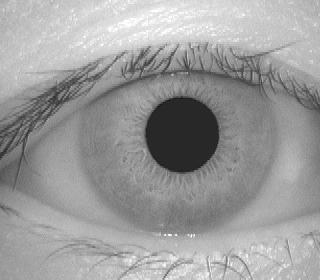
#> input picture 001_1_1.jpg, 320 x 280 px
$ python Last_Compile.py   (older library calls are emulated)
#> lines starting #> are read from the running program, lines starting #| are printed output that depends on the picture; pictures that were not available may be replaced by others from this repository, and a replacement may not be noted
import numpy as np
import cv2
import os
import math
from scipy import interpolate
from matplotlib import pyplot as plt

#______________________________________________________________________________
im1 = cv2.imread("001_1_1.jpg")
#> im1 is the input picture: shape (280, 320, 3); min 19, max 255, mean 155.9
im2 = cv2.imread("001_1_2.jpg")
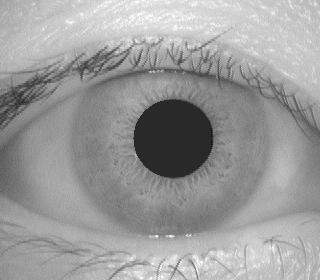
#> input picture 001_1_2.jpg, 320 x 280 px
#> im2 is the input picture: shape (280, 320, 3); min 12, max 255, mean 155
#______________________________________________________________________________

"""
Loading Images from folder
"""

def load_images(folder):
    images = []
    for filename in os.listdir(folder):
        img = cv2.imread(os.path.join(folder,filename))
        if img is not None:
            images.append(img)
    #print ("Number of photos in the folder: ")
    #print (len(images))
    return images

#______________________________________________________________________________

"""
Processing
"""

def processing(image):
    c_image = image.copy()
    image = cv2.cvtColor(image,cv2.COLOR_BGR2GRAY)
    result = image.copy()
    image = cv2.medianBlur(image,19)
    circles = cv2.HoughCircles(image,cv2.HOUGH_GRADIENT,1.4,10,param1=50,param2=120,minRadius=0,maxRadius=0)
    height=20
    width=240
    r=0
    mask = np.zeros((height,width),np.uint8)
    if circles is not None:
        for i in circles[0,:]:
            cv2.circle(c_image,(i[0],i[1]),i[2],(0,255,0),2)
            cv2.circle(c_image,(i[0],i[1]),int(i[2]+(2400/i[2])),(0,255,0),2)
            cv2.circle(mask,(i[0],i[1]),i[2],(255,255,255),thickness=0)
            r=i[2]

            pupil_X=i[0]
            pupil_Y=i[1]
            pupil_R=i[2]

            iris_X=i[0]
            iris_Y=i[1]
            iris_R=i[2]+(2400/i[2])

    plt.title("Iris Detection")
    plt.imshow(c_image,cmap='gray')
    plt.show()

    angledivisions=239
    radiuspixels=22

    r=range(0,(radiuspixels-1),1)
    theta=np.linspace(0,360,num=240)
    theta=list(theta)

    ox=float(pupil_X-iris_X)
    oy=float(pupil_Y-iris_Y)

    if ox<=0:
        sgn=-1
    elif ox>0:
        sgn=1

    if ox==0 and oy>0:
        sgn=1
    ap=np.ones([1,240])
    ap=list(ap[0])
    a=[i* ((ox**2)+(oy**2)) for i in ap]
    if ox==0:
        phi=90
    else:
        phi=math.degrees(math.atan(float(oy/ox)))
    b=[(math.cos(math.pi-math.radians(phi)-math.radians(i))) for i in theta]


    term1=[(math.sqrt(i)*j) for i,j in zip(a,b)]
    term2=[i*(j**2) for i,j in zip(a,b)]
    term3=[i-(iris_R**2) for i in a]

    rk=[i + math.sqrt(j-k) for i,j,k in zip(term1,term2,term3)]

    r=[i-pupil_R for i in rk]
    r=np.asmatrix(r)

    term1=np.ones([1,radiuspixels])
    term1=np.asmatrix(term1)
    term1=term1.transpose()

    rmat2=np.matmul(term1,r)


    term1=np.ones(((angledivisions+1),1))
    term1=np.asmatrix(term1)
    term2= np.linspace(0,1,(radiuspixels))
    term2=np.asmatrix(term2)
    term3=np.matmul(term1,term2)
    term3=np.asmatrix(term3)
    term3=term3.transpose()

    rmat3=np.multiply(rmat2,term3)
    rmat4=rmat3+pupil_R

    rmat=rmat4[1:radiuspixels-1]


    term1=np.ones(((radiuspixels-2),1))
    term2=[math.cos(math.radians(i)) for i in theta]
    term2=np.asmatrix(term2)

    term3=[math.sin(math.radians(i)) for i in theta]
    term3=np.asmatrix(term3)

    xcosmat=np.matmul(term1,term2)
    xsinmat=np.matmul(term1,term3)

    xot=np.multiply(rmat,xcosmat)
    yot=np.multiply(rmat,xsinmat)

    xo=pupil_X+xot
    yo=pupil_Y-yot


    xt=np.linspace(0,c_image.shape[0]-1,c_image.shape[0])
    yt=np.linspace(0,c_image.shape[1]-1,c_image.shape[1])
    x,y=np.meshgrid(xt,yt)

    ip=interpolate.RectBivariateSpline(xt,yt,result)
    polar_array=ip.ev(yo,xo)
    #polar_array = np.asarray(polar_array,dtype=np.uint8)
    plt.title("Normalised")
    plt.imshow(polar_array,cmap='gray')
    plt.show()
    return polar_array

#______________________________________________________________________________
#p1 = processing(im1)
#p2 = processing(im2)
#______________________________________________________________________________
"""
Template Generation
"""
def temp_gen(polar_array ):
    kernel = cv2.getGaborKernel((240, 20), 0.05, 20, 18, 1, 0, cv2.CV_64F)
    h, w = kernel.shape[:2]
    g_kernel = cv2.resize(kernel, (240, 20), interpolation=cv2.INTER_CUBIC)
    g_kernel_freq=np.fft.fft2(g_kernel)

    freq_image=np.fft.fft2(polar_array)

    mul_image=np.multiply(g_kernel_freq,freq_image)

    inv_image=np.fft.ifft2(mul_image)


    inv_image_ravel=inv_image.ravel()

    pre_template=[];
    for i in inv_image_ravel:
        real_part=np.real(i)
        imaginary_part=np.imag(i)

        if((real_part>=0) and (imaginary_part>=0)):
            pre_template.append('11')
        elif ((real_part>=0) and (imaginary_part<0)):
            pre_template.append('10')
        elif ((real_part<0) and (imaginary_part<0)):
            pre_template.append('00')
        elif ((real_part<0) and (imaginary_part>=0)):
            pre_template.append('01')

    Template=''.join(pre_template)
    Template=list(Template)
    Template=np.asarray(Template)
    Template=np.reshape(Template,[20,480])
    Template=Template.astype(int)

    return Template
#______________________________________________________________________________
#en_Template = temp_gen(p1)
#qu_Template = temp_gen(p2)
#______________________________________________________________________________
"""
Mask Generation
"""

def mask_gen(polar_array):
    polar_array = np.asarray(polar_array,dtype=np.uint8)
    #clahe = cv2.createCLAHE(clipLimit=50.0, tileGridSize=(2,2))
    #cl1 = clahe.apply(polar_array)
    ad_th = cv2.adaptiveThreshold(polar_array,255,cv2.ADAPTIVE_THRESH_GAUSSIAN_C,cv2.THRESH_BINARY,11,17)

    _,ot = cv2.threshold(polar_array,100,255,cv2.THRESH_BINARY+cv2.THRESH_OTSU)
    #ad_th = cv2.medianBlur(ad_th,1)
    #plt.imshow(cl1,cmap="gray")
    a = cv2.bitwise_and(ad_th,polar_array, mask = None)
    plt.title("Iris pixels")
    plt.imshow(a,cmap="gray")
    plt.show()
    a = a>0
    a_ravel = a.ravel()
    pre_a=[]
    for i in a_ravel:
        if i==True:
            pre_a.append('11')
        else:
            pre_a.append('00')
    new_a = ''.join(pre_a)
    new_a = list(new_a)
    new_a = np.asarray(new_a)
    new_a = np.reshape(new_a,[20,480]) #Same as the normalised image
    new_a=new_a.astype(int)
    return new_a
#______________________________________________________________________________
#en_Mask = mask_gen(p1)
#qu_Mask = mask_gen(p2)
#______________________________________________________________________________
"""
Score Calculation
"""
def CalculateScore3(en_Template,en_Mask,qu_Template,qu_Mask):
    Num1=np.bitwise_xor(en_Template,qu_Template)
    Num2=np.bitwise_and(Num1,en_Mask)
    Num3=np.bitwise_and(Num2,qu_Mask)
    Numerator=np.count_nonzero(Num3)

    Den1=np.bitwise_and(en_Mask,qu_Mask)
    Denomenator=np.count_nonzero(Den1)

    mask_scor=float(Numerator)/float(Denomenator)

    return mask_scor
#______________________________________________________________________________
#result = CalculateScore3(en_Template,en_Mask,qu_Template,qu_Mask)
#print (result)
#______________________________________________________________________________
"""
Generating tuples of images
"""


def make_tuple():
    images_a = load_images(folder = 'C:/Users/Tewari\'s/Documents/Database/a')
#> images_a = 1 item
    images_b = load_images(folder = 'C:/Users/Tewari\'s/Documents/Database/b')
#> images_b = 1 item
    zipp = zip(images_a,images_b)
    zipp = list(zipp)
#> zipp = 1 item
    return zipp
#______________________________________________________________________________

def main(zipp):
    total = 0
#> total = 0
    im_count = 0
    for tup in zipp:
        im1,im2 = tup
        c = int(input("Press 1 to process: "))
        if c == 1:
            p1 = processing(im1)
            p2 = processing(im2)
        else: break
        d = int(input("Press 1 to check score: "))
        if d==1:
            en_Template = temp_gen(p1)
            qu_Template = temp_gen(p2)
            en_Mask = mask_gen(p1)
            qu_Mask = mask_gen(p2)

            score_de = CalculateScore3(en_Template,en_Mask,qu_Template,qu_Mask)
            print ("The score is: ", round(score_de,3))
            if score_de>0 and score_de<=0.15:
                print ("Accurate Match")
            elif score_de>0.25:
                print ("Inaccurate Match")
        else: break
        im_count +=1
        total+=score_de
        avg = total/im_count
        print("The average score is: ",round(avg,3))
#> this loop made 1 pass; the answer given on pass 1: 1
#> c on pass 1: 1
#| The score is:  0.0
#| The average score is:  0.0
#> pass 1, in processing, `image = cv2.medianBlur(image,19)`:
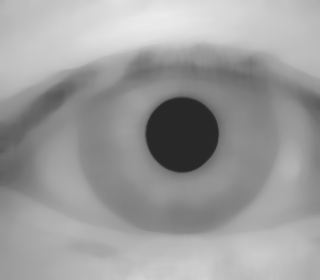
#> image: shape (280, 320); min 40, max 235, mean 156.6
#> pass 1, in processing, `term3=np.matmul(term1,term2)`:
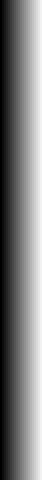
#> term3: shape (240, 22) float64 (shown 2 times larger); min 0, max 1, mean 0.5
#> pass 1, in processing, `plt.show()`:
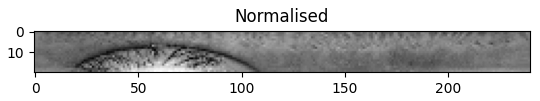
#> figure drawn by matplotlib, 1 panel
#> pass 1, in mask_gen, `plt.show()`:
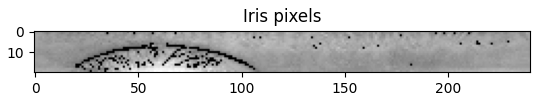
#> figure drawn by matplotlib, 1 panel
#> after the loop:
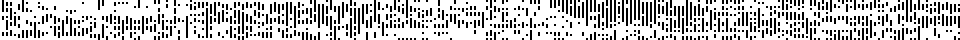
#> en_Template: shape (20, 480) int64 (shown 2 times larger); values 0 (black) and 1 (white), 75.1% white; black in thin lines or dots
#> after the loop:
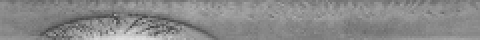
#> p1: shape (20, 240) float64 (shown 2 times larger); min 66.06, max 224.4, mean 137.6
#> after the loop, im_count = 1; total = 0
    print("**End of Iteration**")

main(make_tuple())


#______________________________________________________________________________
